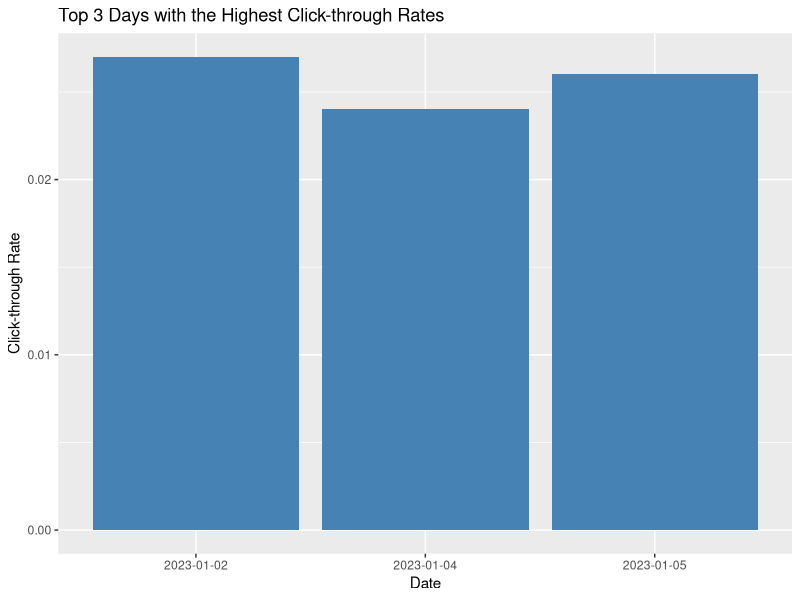
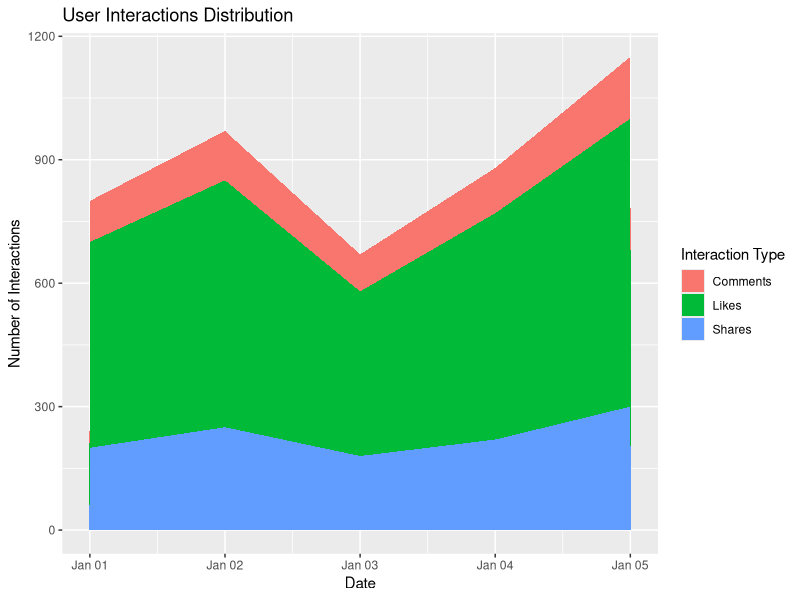

Write the R code that produced these figures, in order.
# a.Bar chart
library(ggplot2)

df <- data.frame(
  Date = c("2023-01-01", "2023-01-02", "2023-01-03", "2023-01-04", "2023-01-05"),
  Page_Views = c(1500, 1600, 1400, 1650, 1800),
  Click_through_Rate = c(0.023, 0.027, 0.02, 0.024, 0.026)
)
df <- df[order(-df$Click_through_Rate),]

ggplot(df[1:3,], aes(x = Date, y = Click_through_Rate)) + 
  geom_bar(stat = "identity", fill = "steelblue") +
  ggtitle("Top 3 Days with the Highest Click-through Rates") +
  xlab("Date") +
  ylab("Click-through Rate")



# b.Stacked area chart
website_traffic <- data.frame(
  "Date" = as.Date(c("2023-01-01", "2023-01-02", "2023-01-03", "2023-01-04", "2023-01-05")),
  "Page_Views" = c(1500, 1600, 1400, 1650, 1800),
  "Click_through_Rate" = c(2.3, 2.7, 2.0, 2.4, 2.6)
)

user_interactions <- data.frame(
  "Date" = as.Date(c("2023-01-01", "2023-01-02", "2023-01-03", "2023-01-04", "2023-01-05")),
  "Likes" = c(500, 600, 400, 550, 700),
  "Shares" = c(200, 250, 180, 220, 300),
  "Comments" = c(100, 120, 90, 110, 150)
)

library(ggplot2)
library(tidyr)

user_interactions_long <- pivot_longer(user_interactions, cols = c("Likes", "Shares", "Comments"), names_to = "Interaction_Type", values_to = "Number_of_Interactions")

merged_data <- merge(website_traffic, user_interactions_long, by = "Date")

ggplot(merged_data, aes(x = Date, y = Number_of_Interactions, fill = Interaction_Type)) +
  geom_area() +
  labs(title = "User Interactions Distribution",
       x = "Date",
       y = "Number of Interactions",
       fill = "Interaction Type")

